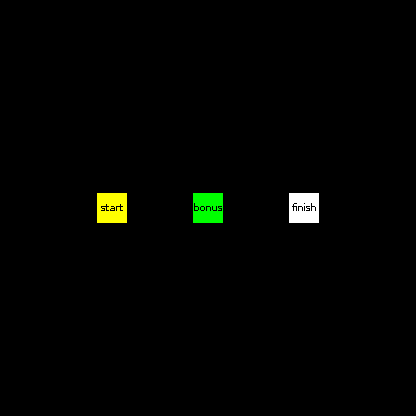

Below is a game level as drawn by its tile map, then a one-line description and the .tmx file that defines it, in full:
An orthogonal 13x13 tile map with 32x32 px tiles, 3 tile layers (base, gates, triggers) and 8 objects (3x tree, 3x pinetree, 2x bush).

<map version="1.0" orientation="orthogonal" renderorder="right-down" width="13" height="13" tilewidth="32" tileheight="32" nextobjectid="9">
 <properties>
  <property name="steps" type="int" value="7" />
 </properties>
 <tileset firstgid="1" source="../../resources/tiled/tiled.tsx" />
 <layer name="base" width="13" height="13">
  <data encoding="csv">
0,0,0,0,0,0,0,0,0,0,0,0,0,
0,0,0,0,0,0,0,0,0,0,0,0,0,
0,0,0,0,0,0,0,0,0,0,0,0,0,
0,0,0,0,0,0,0,0,0,0,0,0,0,
0,0,0,0,0,0,0,0,0,0,0,0,0,
0,0,0,0,0,0,0,0,0,0,0,0,0,
0,0,0,1,1,1,1,1,1,1,0,0,0,
0,0,0,0,0,0,0,0,0,0,0,0,0,
0,0,0,0,0,0,0,0,0,0,0,0,0,
0,0,0,0,0,0,0,0,0,0,0,0,0,
0,0,0,0,0,0,0,0,0,0,0,0,0,
0,0,0,0,0,0,0,0,0,0,0,0,0,
0,0,0,0,0,0,0,0,0,0,0,0,0
</data>
 </layer>
 <layer name="gates" width="13" height="13">
  <data encoding="csv">
0,0,0,0,0,0,0,0,0,0,0,0,0,
0,0,0,0,0,0,0,0,0,0,0,0,0,
0,0,0,0,0,0,0,0,0,0,0,0,0,
0,0,0,0,0,0,0,0,0,0,0,0,0,
0,0,0,0,0,0,0,0,0,0,0,0,0,
0,0,0,0,0,0,0,0,0,0,0,0,0,
0,0,0,0,0,0,7,0,0,3,0,0,0,
0,0,0,0,0,0,0,0,0,0,0,0,0,
0,0,0,0,0,0,0,0,0,0,0,0,0,
0,0,0,0,0,0,0,0,0,0,0,0,0,
0,0,0,0,0,0,0,0,0,0,0,0,0,
0,0,0,0,0,0,0,0,0,0,0,0,0,
0,0,0,0,0,0,0,0,0,0,0,0,0
</data>
 </layer>
 <layer name="triggers" width="13" height="13">
  <data encoding="csv">
0,0,0,0,0,0,0,0,0,0,0,0,0,
0,0,0,0,0,0,0,0,0,0,0,0,0,
0,0,0,0,0,0,0,0,0,0,0,0,0,
0,0,0,0,0,0,0,0,0,0,0,0,0,
0,0,0,0,0,0,0,0,0,0,0,0,0,
0,0,0,0,0,0,0,0,0,0,0,0,0,
0,0,0,2,0,0,10,0,0,9,0,0,0,
0,0,0,0,0,0,0,0,0,0,0,0,0,
0,0,0,0,0,0,0,0,0,0,0,0,0,
0,0,0,0,0,0,0,0,0,0,0,0,0,
0,0,0,0,0,0,0,0,0,0,0,0,0,
0,0,0,0,0,0,0,0,0,0,0,0,0,
0,0,0,0,0,0,0,0,0,0,0,0,0
</data>
 </layer>
 <objectgroup name="objects">
  <object id="1" name="tree" x="352" y="128" width="32" height="32" />
  <object id="2" name="tree" x="288" y="96" width="32" height="32" />
  <object id="3" name="tree" x="256" y="64" width="32" height="32" />
  <object id="4" name="bush" x="128" y="288" width="32" height="32" />
  <object id="5" name="pinetree" x="160" y="320" width="32" height="32" />
  <object id="6" name="pinetree" x="288" y="320" width="32" height="32" />
  <object id="7" name="pinetree" x="352" y="32" width="32" height="32" />
  <object id="8" name="bush" x="64" y="64" width="32" height="32" />
 </objectgroup>
</map>
